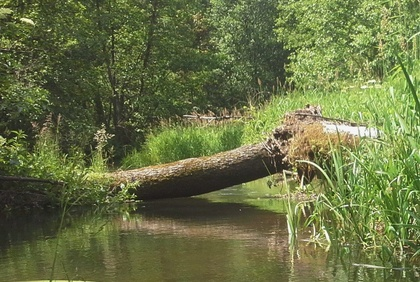
%> input picture ćwiczenia/LAB_6/rzeczka.jpg, 420 x 282 px, shrunk from 981 x 658 before the run
$ octave zad_6_6.m   (GNU Octave 9; MATLAB toolbox functions it lacks are replaced by stand-ins)
%> lines starting %> are read from the running program, lines starting %| are printed output that depends on the picture
clear;
img = imread('rzeczka.jpg');
%> img is the input picture: size 282x420x3 uint8; mean R, G, B 104.7, 113.4, 68.7
obraz = double(img);

obraz_szary = mean(obraz, 3);
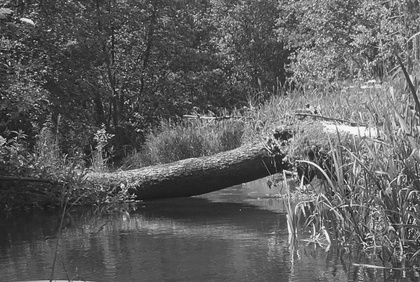
%> obraz_szary: size 282x420 double; min 8, max 253, mean 95.6
maskapion = [0, -1, 0; 0, 0, 0; 0, 1, 0];
maskapoz = [0, 0, 0; 1, 0, -1; 0, 0, 0];

[w, h] = size(obraz_szary); [mw, mh] = size(maskapoz); wynikpion = zeros(w, h); wynikpoz = zeros(w, h);
%> after `[w, h] = size(obraz_szary)`: w = 282; h = 420

mM = 1;

margines_szary = zeros(w + 2 * mM, h + 2 * mM);
margines_szary(mM + 1:end - mM, mM + 1:end - mM) = obraz_szary;
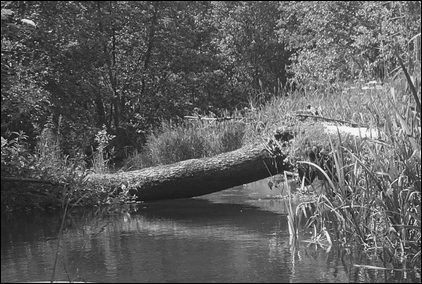
%> margines_szary: size 284x422 double; min 0, max 253, mean 94.5

margines_szary(1, :) = margines_szary(2, :);
margines_szary(end, :) = margines_szary(end-1, :);
margines_szary(:, 1) = margines_szary(:, 2);
margines_szary(:, end) = margines_szary(:, end-1);
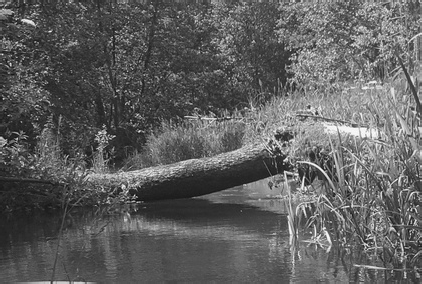
%> margines_szary: size 284x422 double; min 8, max 253, mean 95.6


for i = 1:w
    for j = 1:h
        wynikpoz(i, j) = sum((margines_szary(i:i+mw-1, j:j+mh-1) .* maskapoz)(:));
        wynikpion(i, j) = sum((margines_szary(i:i+mw-1, j:j+mh-1) .* maskapion)(:));

    end
end
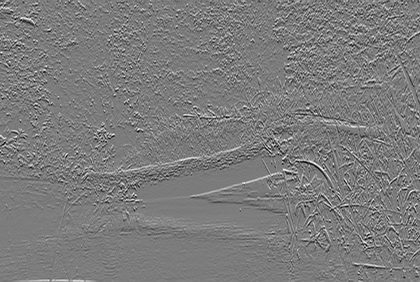
%> wynikpion: size 282x420 double; min -199, max 209, mean 0; drawn with min black and max white
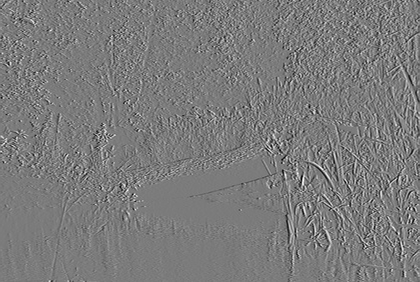
%> wynikpoz: size 282x420 double; min -204.3, max 216.3, mean -0.2; drawn with min black and max white

wynik = max(wynikpion, wynikpoz);
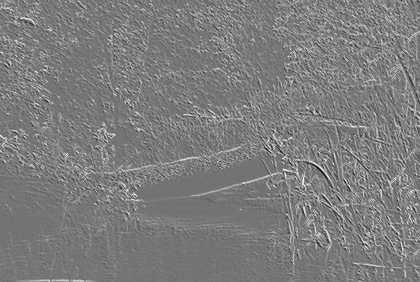
%> wynik: size 282x420 double; min -176.3, max 216.3, mean 16.7; drawn with min black and max white

imshow(wynik / 255); title('krawędzie');
%> after `imshow(wynik / 255)`:
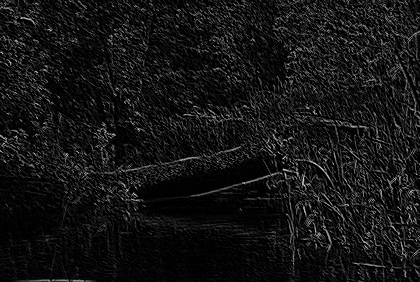
%> displayed picture: size 282x420, on the screen's scale of 0 to 255; min 0, max 216, mean 20.3
